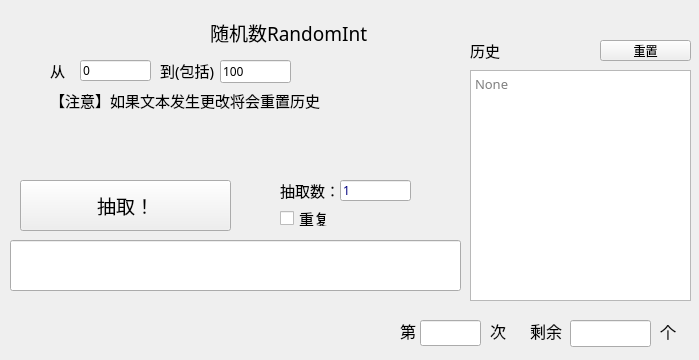
<?xml version="1.0" encoding="UTF-8"?>
<ui version="4.0">
 <class>UI_Form2</class>
 <widget class="QWidget" name="UI_Form2">
  <property name="geometry">
   <rect>
    <x>0</x>
    <y>0</y>
    <width>699</width>
    <height>360</height>
   </rect>
  </property>
  <property name="font">
   <font>
    <family>微软雅黑</family>
   </font>
  </property>
  <property name="windowTitle">
   <string>Randint-清蒸云鸭</string>
  </property>
  <property name="windowIcon">
   <iconset resource="qtimage.qrc">
    <normaloff>:/image/image/Rt.png</normaloff>:/image/image/Rt.png</iconset>
  </property>
  <widget class="QLabel" name="label">
   <property name="geometry">
    <rect>
     <x>210</x>
     <y>20</y>
     <width>159</width>
     <height>25</height>
    </rect>
   </property>
   <property name="font">
    <font>
     <family>微软雅黑</family>
     <pointsize>14</pointsize>
    </font>
   </property>
   <property name="text">
    <string>随机数RandomInt</string>
   </property>
  </widget>
  <widget class="QLabel" name="label_2">
   <property name="geometry">
    <rect>
     <x>470</x>
     <y>40</y>
     <width>71</width>
     <height>20</height>
    </rect>
   </property>
   <property name="font">
    <font>
     <family>微软雅黑</family>
     <pointsize>11</pointsize>
    </font>
   </property>
   <property name="text">
    <string>历史</string>
   </property>
  </widget>
  <widget class="QPushButton" name="pushButton">
   <property name="geometry">
    <rect>
     <x>20</x>
     <y>180</y>
     <width>211</width>
     <height>51</height>
    </rect>
   </property>
   <property name="font">
    <font>
     <family>微软雅黑</family>
     <pointsize>14</pointsize>
    </font>
   </property>
   <property name="text">
    <string>抽取！</string>
   </property>
  </widget>
  <widget class="QTextEdit" name="textEdit">
   <property name="geometry">
    <rect>
     <x>470</x>
     <y>70</y>
     <width>221</width>
     <height>231</height>
    </rect>
   </property>
   <property name="font">
    <font>
     <family>微软雅黑</family>
     <pointsize>10</pointsize>
    </font>
   </property>
   <property name="layoutDirection">
    <enum>Qt::LeftToRight</enum>
   </property>
   <property name="readOnly">
    <bool>true</bool>
   </property>
   <property name="html">
    <string>&lt;!DOCTYPE HTML PUBLIC &quot;-//W3C//DTD HTML 4.0//EN&quot; &quot;http://www.w3.org/TR/REC-html40/strict.dtd&quot;&gt;
&lt;html&gt;&lt;head&gt;&lt;meta name=&quot;qrichtext&quot; content=&quot;1&quot; /&gt;&lt;style type=&quot;text/css&quot;&gt;
p, li { white-space: pre-wrap; }
&lt;/style&gt;&lt;/head&gt;&lt;body style=&quot; font-family:'微软雅黑','微软雅黑'; font-size:10pt; font-weight:400; font-style:normal;&quot;&gt;
&lt;p style=&quot;-qt-paragraph-type:empty; margin-top:0px; margin-bottom:0px; margin-left:0px; margin-right:0px; -qt-block-indent:0; text-indent:0px; font-family:'微软雅黑'; font-size:9pt;&quot;&gt;&lt;br /&gt;&lt;/p&gt;&lt;/body&gt;&lt;/html&gt;</string>
   </property>
   <property name="placeholderText">
    <string>None</string>
   </property>
  </widget>
  <widget class="QLineEdit" name="lineEdit">
   <property name="geometry">
    <rect>
     <x>10</x>
     <y>240</y>
     <width>451</width>
     <height>51</height>
    </rect>
   </property>
   <property name="palette">
    <palette>
     <active>
      <colorrole role="Text">
       <brush brushstyle="SolidPattern">
        <color alpha="255">
         <red>255</red>
         <green>0</green>
         <blue>0</blue>
        </color>
       </brush>
      </colorrole>
      <colorrole role="PlaceholderText">
       <brush brushstyle="SolidPattern">
        <color alpha="128">
         <red>255</red>
         <green>0</green>
         <blue>0</blue>
        </color>
       </brush>
      </colorrole>
     </active>
     <inactive>
      <colorrole role="Text">
       <brush brushstyle="SolidPattern">
        <color alpha="255">
         <red>255</red>
         <green>0</green>
         <blue>0</blue>
        </color>
       </brush>
      </colorrole>
      <colorrole role="PlaceholderText">
       <brush brushstyle="SolidPattern">
        <color alpha="128">
         <red>255</red>
         <green>0</green>
         <blue>0</blue>
        </color>
       </brush>
      </colorrole>
     </inactive>
     <disabled>
      <colorrole role="Text">
       <brush brushstyle="SolidPattern">
        <color alpha="255">
         <red>120</red>
         <green>120</green>
         <blue>120</blue>
        </color>
       </brush>
      </colorrole>
      <colorrole role="PlaceholderText">
       <brush brushstyle="SolidPattern">
        <color alpha="128">
         <red>0</red>
         <green>0</green>
         <blue>0</blue>
        </color>
       </brush>
      </colorrole>
     </disabled>
    </palette>
   </property>
   <property name="font">
    <font>
     <family>微软雅黑</family>
     <pointsize>14</pointsize>
     <weight>75</weight>
     <bold>true</bold>
    </font>
   </property>
   <property name="text">
    <string/>
   </property>
   <property name="alignment">
    <set>Qt::AlignCenter</set>
   </property>
   <property name="readOnly">
    <bool>true</bool>
   </property>
  </widget>
  <widget class="QLabel" name="label_3">
   <property name="geometry">
    <rect>
     <x>50</x>
     <y>60</y>
     <width>15</width>
     <height>20</height>
    </rect>
   </property>
   <property name="font">
    <font>
     <family>微软雅黑</family>
     <pointsize>11</pointsize>
    </font>
   </property>
   <property name="text">
    <string>从</string>
   </property>
  </widget>
  <widget class="QLabel" name="label_4">
   <property name="geometry">
    <rect>
     <x>160</x>
     <y>60</y>
     <width>55</width>
     <height>20</height>
    </rect>
   </property>
   <property name="font">
    <font>
     <family>微软雅黑</family>
     <pointsize>11</pointsize>
    </font>
   </property>
   <property name="text">
    <string>到(包括)</string>
   </property>
  </widget>
  <widget class="QLineEdit" name="lineEdit_2">
   <property name="geometry">
    <rect>
     <x>80</x>
     <y>60</y>
     <width>71</width>
     <height>21</height>
    </rect>
   </property>
   <property name="toolTip">
    <string>如果文本发生更改，历史记录将重置</string>
   </property>
   <property name="text">
    <string>0</string>
   </property>
  </widget>
  <widget class="QLineEdit" name="lineEdit_3">
   <property name="geometry">
    <rect>
     <x>220</x>
     <y>60</y>
     <width>71</width>
     <height>23</height>
    </rect>
   </property>
   <property name="toolTip">
    <string>如果文本发生更改，历史记录将重置</string>
   </property>
   <property name="text">
    <string>100</string>
   </property>
  </widget>
  <widget class="QLabel" name="label_5">
   <property name="geometry">
    <rect>
     <x>50</x>
     <y>90</y>
     <width>270</width>
     <height>20</height>
    </rect>
   </property>
   <property name="font">
    <font>
     <family>微软雅黑</family>
     <pointsize>11</pointsize>
    </font>
   </property>
   <property name="toolTip">
    <string>&lt;html&gt;&lt;head/&gt;&lt;body&gt;&lt;p&gt;如果文本发生更改将会重置历史&lt;/p&gt;&lt;p&gt;若f&amp;gt;t则默认改为0,100&lt;/p&gt;&lt;/body&gt;&lt;/html&gt;</string>
   </property>
   <property name="text">
    <string>【注意】如果文本发生更改将会重置历史</string>
   </property>
  </widget>
  <widget class="QPushButton" name="pushButton_2">
   <property name="geometry">
    <rect>
     <x>600</x>
     <y>40</y>
     <width>91</width>
     <height>21</height>
    </rect>
   </property>
   <property name="text">
    <string>重置</string>
   </property>
  </widget>
  <widget class="QLabel" name="label_6">
   <property name="geometry">
    <rect>
     <x>280</x>
     <y>180</y>
     <width>60</width>
     <height>20</height>
    </rect>
   </property>
   <property name="font">
    <font>
     <family>微软雅黑</family>
     <pointsize>11</pointsize>
    </font>
   </property>
   <property name="text">
    <string>抽取数：</string>
   </property>
  </widget>
  <widget class="QLineEdit" name="lineEdit_4">
   <property name="geometry">
    <rect>
     <x>340</x>
     <y>180</y>
     <width>71</width>
     <height>21</height>
    </rect>
   </property>
   <property name="palette">
    <palette>
     <active>
      <colorrole role="Text">
       <brush brushstyle="SolidPattern">
        <color alpha="255">
         <red>0</red>
         <green>0</green>
         <blue>127</blue>
        </color>
       </brush>
      </colorrole>
      <colorrole role="PlaceholderText">
       <brush brushstyle="SolidPattern">
        <color alpha="128">
         <red>0</red>
         <green>0</green>
         <blue>127</blue>
        </color>
       </brush>
      </colorrole>
     </active>
     <inactive>
      <colorrole role="Text">
       <brush brushstyle="SolidPattern">
        <color alpha="255">
         <red>0</red>
         <green>0</green>
         <blue>127</blue>
        </color>
       </brush>
      </colorrole>
      <colorrole role="PlaceholderText">
       <brush brushstyle="SolidPattern">
        <color alpha="128">
         <red>0</red>
         <green>0</green>
         <blue>127</blue>
        </color>
       </brush>
      </colorrole>
     </inactive>
     <disabled>
      <colorrole role="Text">
       <brush brushstyle="SolidPattern">
        <color alpha="255">
         <red>120</red>
         <green>120</green>
         <blue>120</blue>
        </color>
       </brush>
      </colorrole>
      <colorrole role="PlaceholderText">
       <brush brushstyle="SolidPattern">
        <color alpha="128">
         <red>0</red>
         <green>0</green>
         <blue>0</blue>
        </color>
       </brush>
      </colorrole>
     </disabled>
    </palette>
   </property>
   <property name="layoutDirection">
    <enum>Qt::LeftToRight</enum>
   </property>
   <property name="text">
    <string>1</string>
   </property>
  </widget>
  <widget class="QCheckBox" name="checkBox">
   <property name="geometry">
    <rect>
     <x>280</x>
     <y>210</y>
     <width>71</width>
     <height>16</height>
    </rect>
   </property>
   <property name="font">
    <font>
     <family>微软雅黑</family>
     <pointsize>11</pointsize>
    </font>
   </property>
   <property name="text">
    <string>重复</string>
   </property>
   <property name="checked">
    <bool>false</bool>
   </property>
  </widget>
  <widget class="QLineEdit" name="lineEdit_5">
   <property name="geometry">
    <rect>
     <x>420</x>
     <y>320</y>
     <width>61</width>
     <height>26</height>
    </rect>
   </property>
   <property name="font">
    <font>
     <family>微软雅黑</family>
     <pointsize>11</pointsize>
    </font>
   </property>
   <property name="text">
    <string/>
   </property>
   <property name="alignment">
    <set>Qt::AlignCenter</set>
   </property>
   <property name="readOnly">
    <bool>true</bool>
   </property>
   <property name="cursorMoveStyle">
    <enum>Qt::LogicalMoveStyle</enum>
   </property>
  </widget>
  <widget class="QLabel" name="label_7">
   <property name="geometry">
    <rect>
     <x>400</x>
     <y>320</y>
     <width>16</width>
     <height>21</height>
    </rect>
   </property>
   <property name="font">
    <font>
     <family>微软雅黑</family>
     <pointsize>12</pointsize>
    </font>
   </property>
   <property name="text">
    <string>第</string>
   </property>
  </widget>
  <widget class="QLabel" name="label_8">
   <property name="geometry">
    <rect>
     <x>490</x>
     <y>320</y>
     <width>16</width>
     <height>21</height>
    </rect>
   </property>
   <property name="font">
    <font>
     <family>微软雅黑</family>
     <pointsize>12</pointsize>
    </font>
   </property>
   <property name="text">
    <string>次</string>
   </property>
  </widget>
  <widget class="QLabel" name="label_9">
   <property name="geometry">
    <rect>
     <x>530</x>
     <y>320</y>
     <width>32</width>
     <height>21</height>
    </rect>
   </property>
   <property name="font">
    <font>
     <family>微软雅黑</family>
     <pointsize>12</pointsize>
    </font>
   </property>
   <property name="text">
    <string>剩余</string>
   </property>
  </widget>
  <widget class="QLineEdit" name="lineEdit_6">
   <property name="geometry">
    <rect>
     <x>570</x>
     <y>320</y>
     <width>81</width>
     <height>27</height>
    </rect>
   </property>
   <property name="font">
    <font>
     <family>微软雅黑</family>
     <pointsize>12</pointsize>
    </font>
   </property>
   <property name="alignment">
    <set>Qt::AlignCenter</set>
   </property>
   <property name="readOnly">
    <bool>true</bool>
   </property>
  </widget>
  <widget class="QLabel" name="label_10">
   <property name="geometry">
    <rect>
     <x>660</x>
     <y>320</y>
     <width>16</width>
     <height>21</height>
    </rect>
   </property>
   <property name="font">
    <font>
     <family>微软雅黑</family>
     <pointsize>12</pointsize>
    </font>
   </property>
   <property name="text">
    <string>个</string>
   </property>
  </widget>
 </widget>
 <resources>
  <include location="qtimage.qrc"/>
 </resources>
 <connections>
  <connection>
   <sender>pushButton</sender>
   <signal>clicked()</signal>
   <receiver>UI_Form2</receiver>
   <slot>run()</slot>
   <hints>
    <hint type="sourcelabel">
     <x>187</x>
     <y>186</y>
    </hint>
    <hint type="destinationlabel">
     <x>232</x>
     <y>145</y>
    </hint>
   </hints>
  </connection>
  <connection>
   <sender>lineEdit_2</sender>
   <signal>textChanged(QString)</signal>
   <receiver>UI_Form2</receiver>
   <slot>reset()</slot>
   <hints>
    <hint type="sourcelabel">
     <x>110</x>
     <y>69</y>
    </hint>
    <hint type="destinationlabel">
     <x>121</x>
     <y>31</y>
    </hint>
   </hints>
  </connection>
  <connection>
   <sender>lineEdit_3</sender>
   <signal>textChanged(QString)</signal>
   <receiver>UI_Form2</receiver>
   <slot>reset()</slot>
   <hints>
    <hint type="sourcelabel">
     <x>242</x>
     <y>73</y>
    </hint>
    <hint type="destinationlabel">
     <x>236</x>
     <y>42</y>
    </hint>
   </hints>
  </connection>
  <connection>
   <sender>pushButton_2</sender>
   <signal>clicked()</signal>
   <receiver>UI_Form2</receiver>
   <slot>reset()</slot>
   <hints>
    <hint type="sourcelabel">
     <x>409</x>
     <y>38</y>
    </hint>
    <hint type="destinationlabel">
     <x>442</x>
     <y>13</y>
    </hint>
   </hints>
  </connection>
  <connection>
   <sender>checkBox</sender>
   <signal>clicked(bool)</signal>
   <receiver>UI_Form2</receiver>
   <slot>reset()</slot>
   <hints>
    <hint type="sourcelabel">
     <x>250</x>
     <y>217</y>
    </hint>
    <hint type="destinationlabel">
     <x>342</x>
     <y>214</y>
    </hint>
   </hints>
  </connection>
  <connection>
   <sender>checkBox</sender>
   <signal>clicked(bool)</signal>
   <receiver>UI_Form2</receiver>
   <slot>rable()</slot>
   <hints>
    <hint type="sourcelabel">
     <x>266</x>
     <y>221</y>
    </hint>
    <hint type="destinationlabel">
     <x>321</x>
     <y>221</y>
    </hint>
   </hints>
  </connection>
 </connections>
 <slots>
  <slot>run()</slot>
  <slot>reset()</slot>
  <slot>rable()</slot>
 </slots>
</ui>
